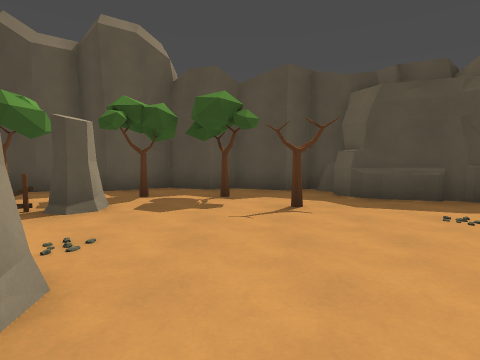
view 1 (above)

17 first-person views from a walk through a Godot game level. The camera is 1.5 m above the floor, tilts 4° down and sees 80° across. The floor is counted in squares, 2 m on a side. Each view is taken from the middle of a square. On the plan, view 1 faces up. The plan holds only what a view shows up to about 10 squares ahead; the rest is blank. The place goes on beyond the plan.

view 2
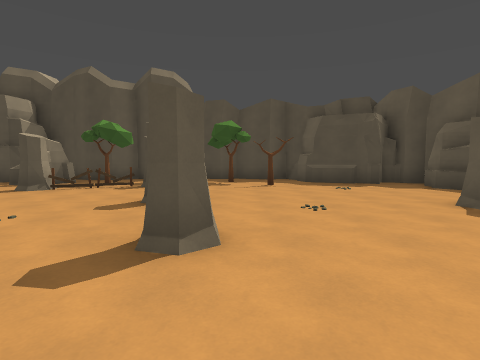

view 3
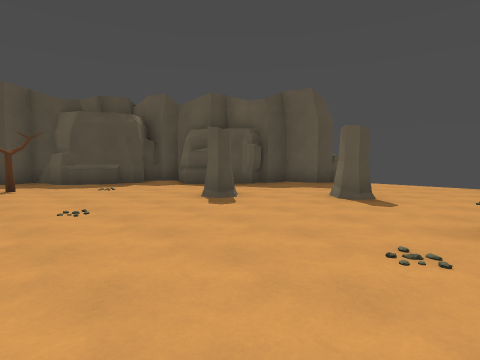

view 4
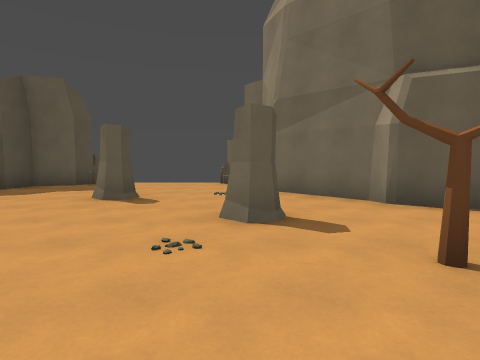

view 5
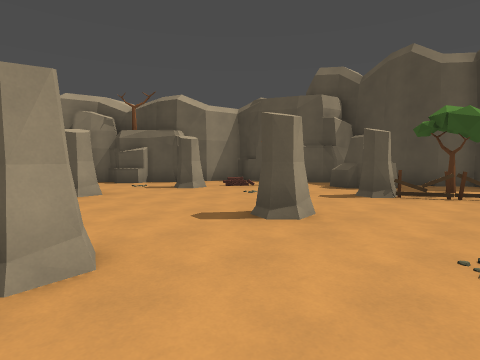

view 6
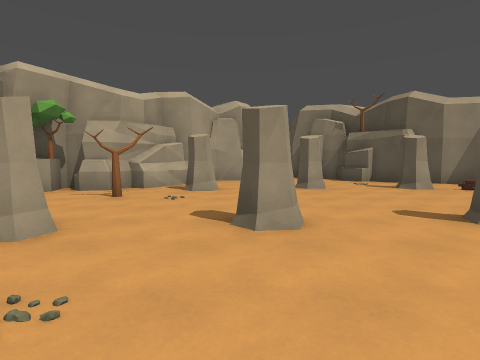

view 7
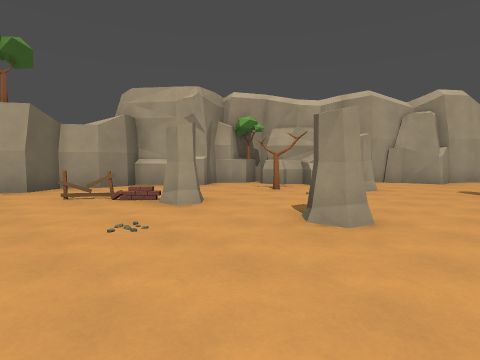

view 8
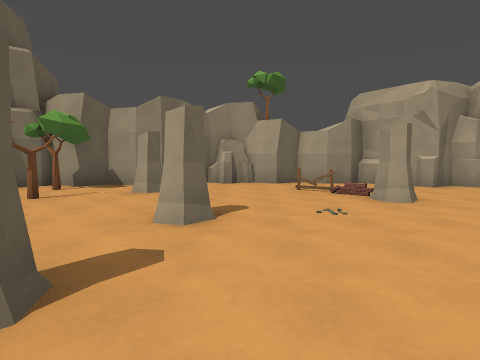

view 9
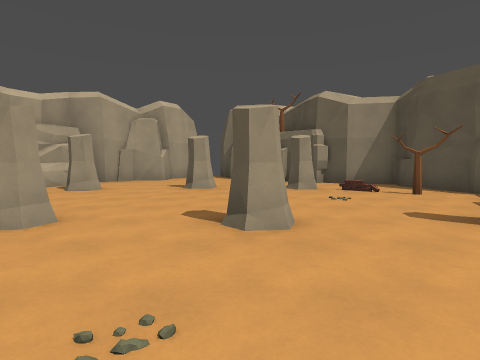

view 10
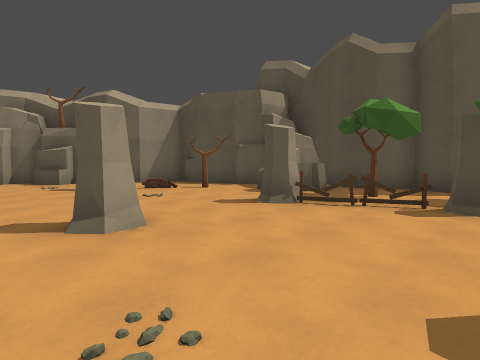

view 11
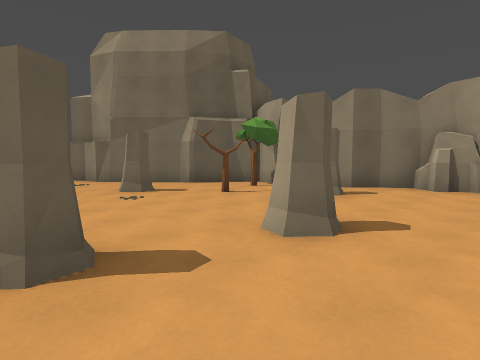

view 12
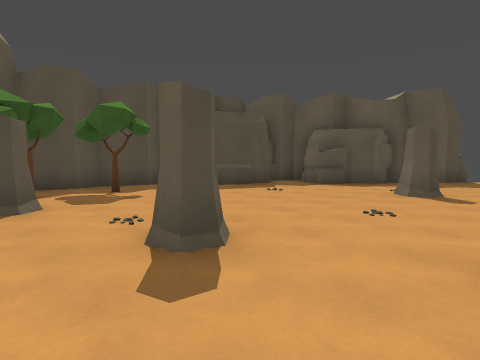

view 13
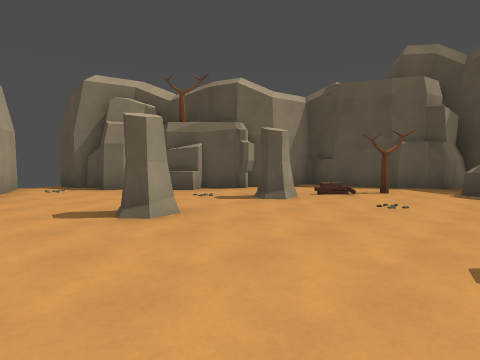

view 14
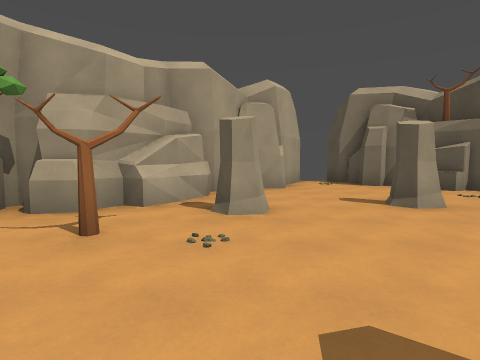

view 15
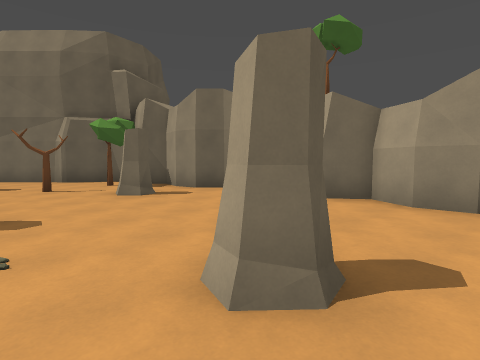

view 16
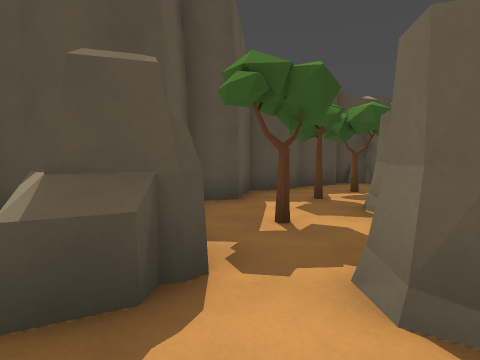

view 17
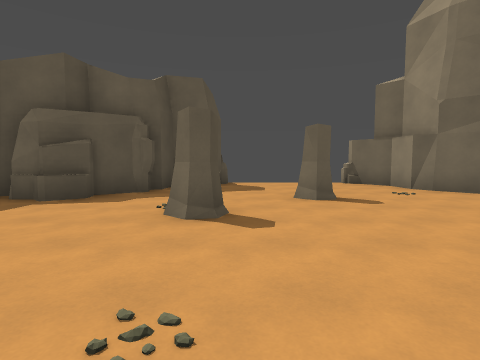

### Floor plan
Key: @ floor where view 1 was taken; # wall or solid block; . floor; T tree; H thing the floor can be seen under or through.
Columns run from 15 left of view 1 to 10 right of it. Each row starts with its distance up from view 1.
  8         # ########
  7        #.##.#...###
  6        #.....T.T..####
  5     ######.T....T..#.#
  4    ##..T...HH........#
  3    #......H..........##
  2    #.#................###
  1  ###...............#....#
  0 ##........#....@.........
 -1 .....#........#..........
 -2 #........................
 -3 ###.......#..............
 -4   #...#.......#....#....##
 -5   ###.....#...........###
 -6     ##.T.........T...##
 -7      ##....#...#..T.##
 -8      ##.#..........##
 -9       ###...##.#####
-10         ########

Where each view was taken, in squares from view 1:
view 1: 0 up, 0 right, facing up
view 2: 4 down, 0 right, facing up
view 3: 4 down, 0 right, facing up-right
view 4: 4 down, 0 right, facing right
view 5: 3 down, 3 left, facing up-left
view 6: 3 down, 2 left, facing left
view 7: 1 down, 2 left, facing down-left
view 8: 0 up, 2 left, facing down
view 9: 0 up, 2 left, facing left
view 10: 1 down, 2 left, facing up-left
view 11: 1 down, 3 left, facing down-right
view 12: 1 down, 3 left, facing up-right
view 13: 3 down, 6 left, facing up-left
view 14: 4 down, 5 left, facing left
view 15: 4 down, 6 left, facing down-right
view 16: 3 up, 7 left, facing up-right
view 17: 0 up, 0 right, facing right
